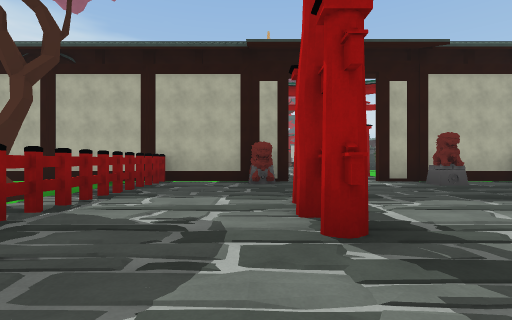
[1] (above)

24 first-person views from a walk through a 3-D level made in the Unity game engine. The camera is 1.4 m above the floor, looks level and sees 85° across. The floor is counted in squares, 2.75 m on a side. Each view is taken from the middle of a square. On the plan, view 1 faces up. The plan holds only what a view shows up to about 9 squares ahead; the rest is blank. The place goes on beyond the plan. The player is left out. Some surface patterns are stand-ins.

[2]
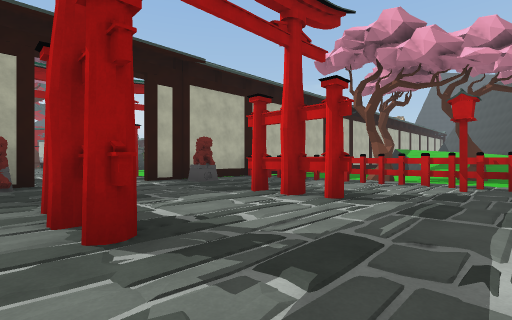

[3]
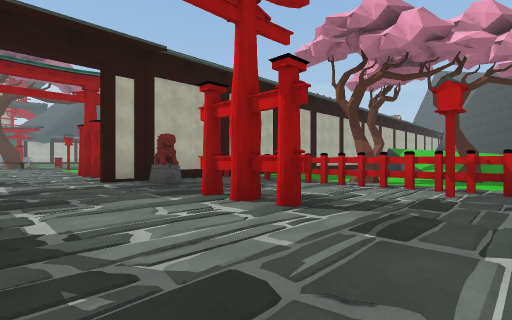

[4]
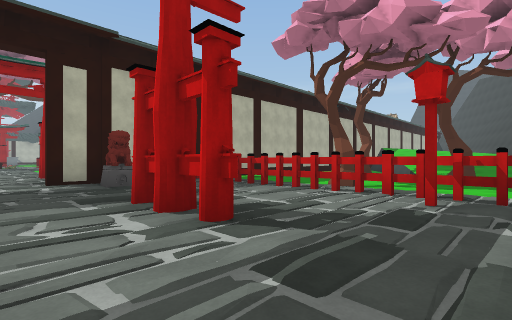

[5]
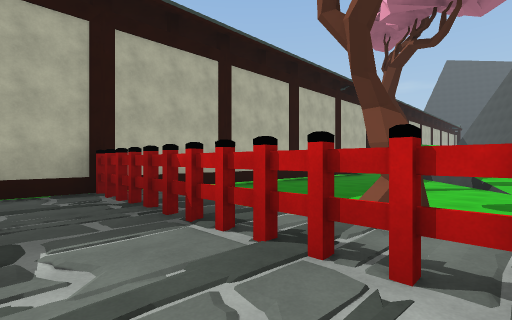

[6]
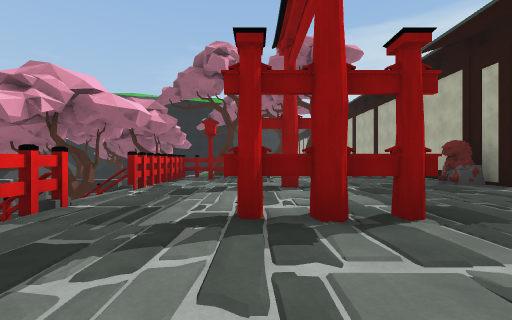

[7]
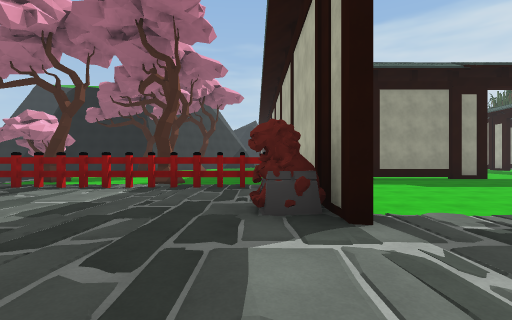

[8]
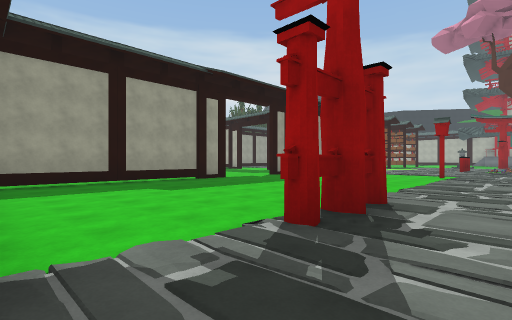

[9]
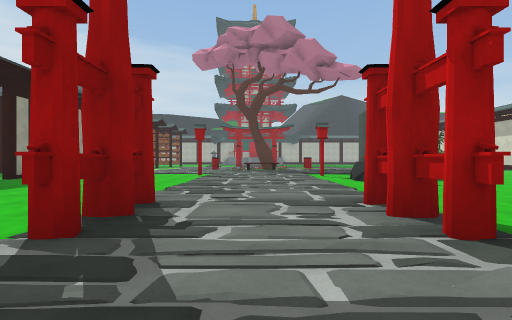

[10]
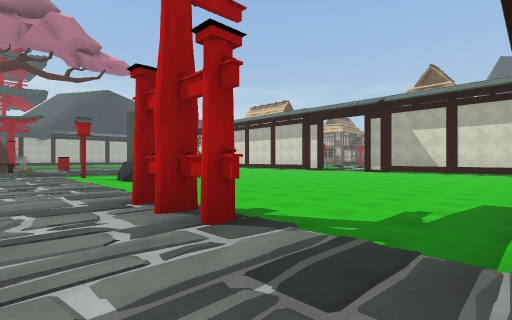

[11]
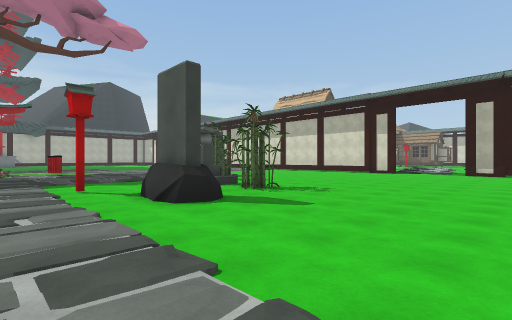

[12]
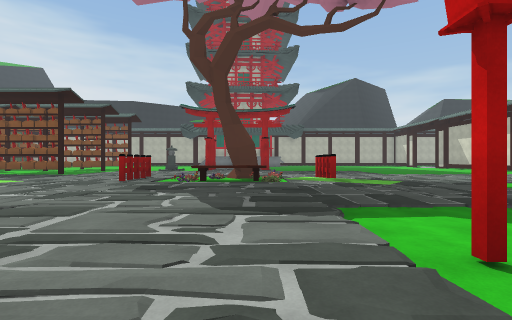

[13]
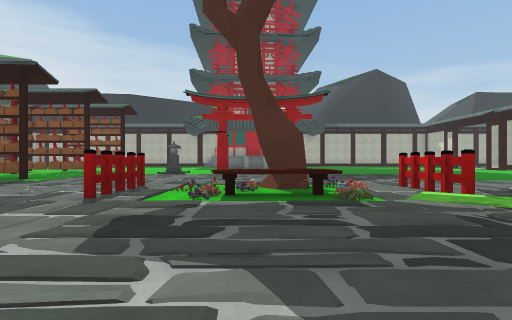

[14]
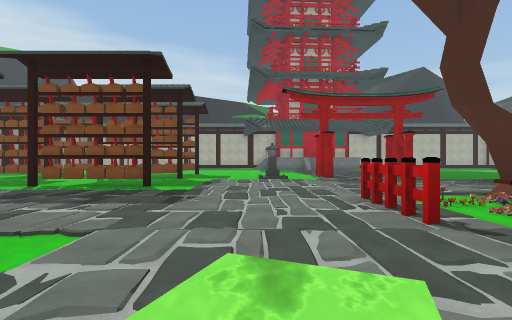

[15]
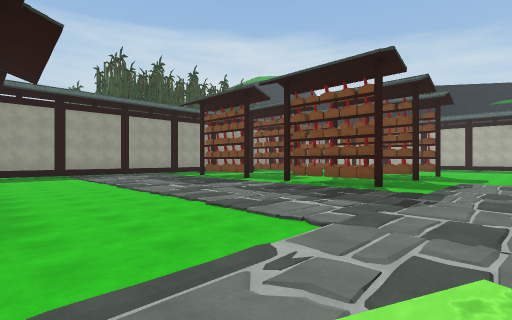

[16]
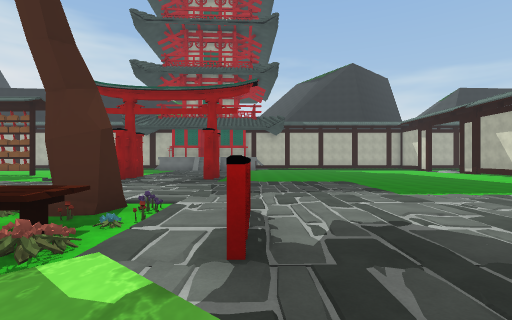

[17]
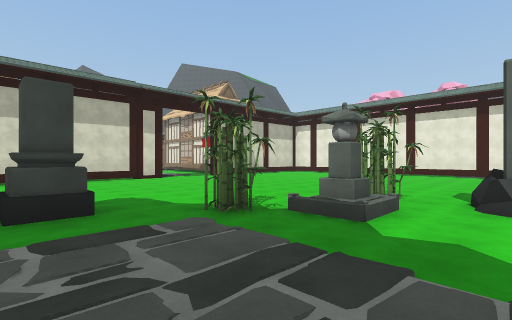

[18]
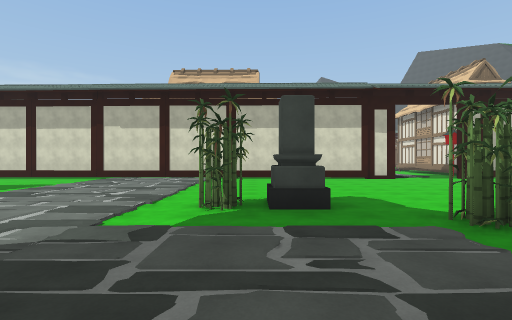

[19]
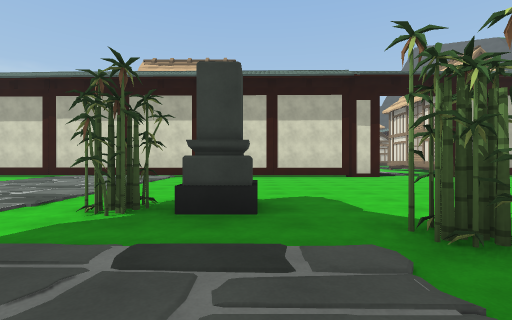

[20]
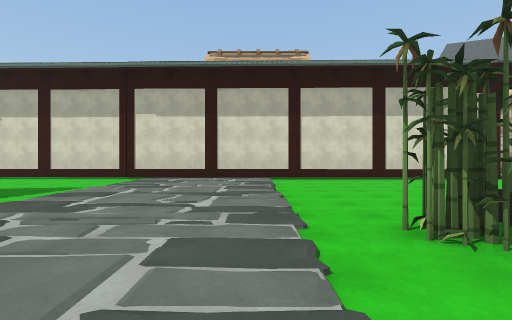

[21]
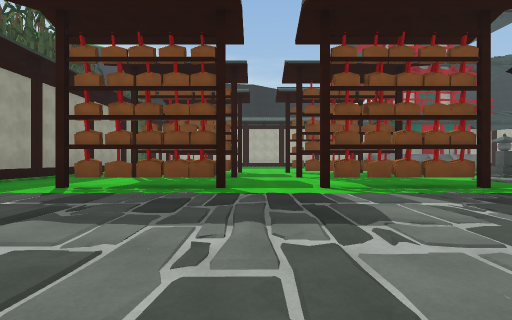

[22]
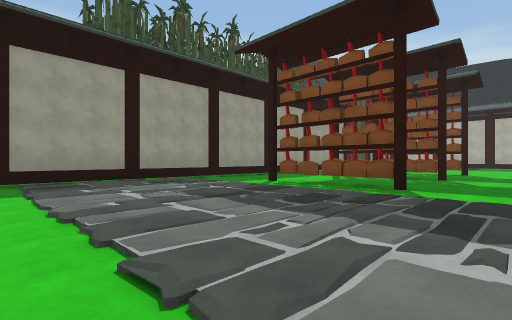

[23]
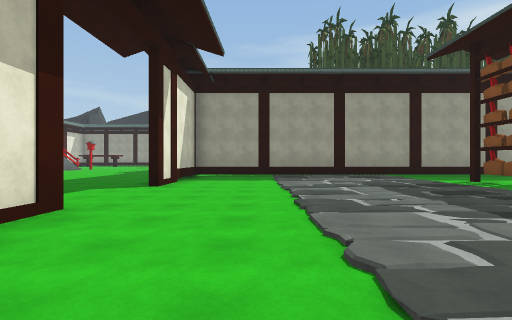

[24]
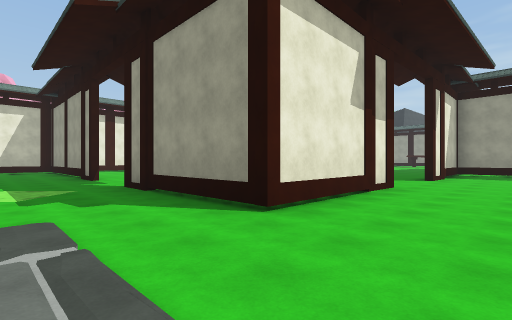

### Floor plan
Key: @ floor where view 1 was taken; # wall or solid block; . main floor; : floor 0.25 m higher than the main floor; + floor 0.5 m higher than the main floor; * floor 0.75 m higher than the main floor; % floor 1.25 m higher than the main floor; / step, stairs or slope; = window, fence, low wall or low ledge; ^ raised ledge; S statue; L lantern; T tree; H thing the floor can be seen under or through; M tombstone; F flower; O other object.
Columns run from 16 left of view 1 to 15 right of it. Each row starts with its distance up from view 1.
 29  #.####.####../M #::#......... #
 28  #...........:/:/::://:/.......#
 27  #...........:::::::::::.......#
 26  #..=HH./HHH.:::::::::::.......#
 25  #///////////:::::::::::///////#
 24  #:::::::::::::::OO#O::::::::::#
 23 .#::::::::::::::#.FFO#:::::::::#
 22 .#::::::::::::::#F.OF#:::::::::#
 21  #...........::::::://::.......#
 20  #...........:+:::::/+::.M.....#
 19  ####...####.//::::://::.M.....#
 18   .....    #./  /:::/..........#
 17  .....     #..  L:::L..MO......#
 16  ...       #.: ..:::L..M.......#
 15            ..: ..:::.M.O.......#
 14           ....  .:::/...........
 13           ....  .:::/..........
 12           .#.....:::/..........#
 11           .#.... :::.........  #
 10           .H.....#::/.......
  9           .H.....#::#........
  8           .H.....:::.........
  7           .#..###::####......
  6           #####:OS::O:######
  5              ##::::::::#......
  4              #:::::::::#..TT.#^
  3              #:::#::#::TT...=#
  2              #:::#::#::H....*%
  1              #:L::::::LH..T:*%
  0              ###@///::H:::
 -1                 ## ##

Positions as (right, up) in squares from view 1, and headings:
1: (0, 0), facing up
2: (0, 0), facing up-right
3: (1, 0), facing up-right
4: (2, 0), facing up-right
5: (5, 2), facing up-right
6: (6, 2), facing left
7: (3, 6), facing left
8: (2, 7), facing up-left
9: (2, 7), facing up
10: (2, 7), facing up-right
11: (3, 11), facing up-right
12: (3, 15), facing up
13: (2, 18), facing up
14: (-2, 19), facing up
15: (-2, 19), facing up-left
16: (5, 20), facing up
17: (5, 20), facing down-right
18: (5, 20), facing right
19: (6, 19), facing right
20: (7, 22), facing right
21: (-9, 21), facing up
22: (-8, 21), facing up-left
23: (-6, 21), facing left
24: (-3, 21), facing down-left
